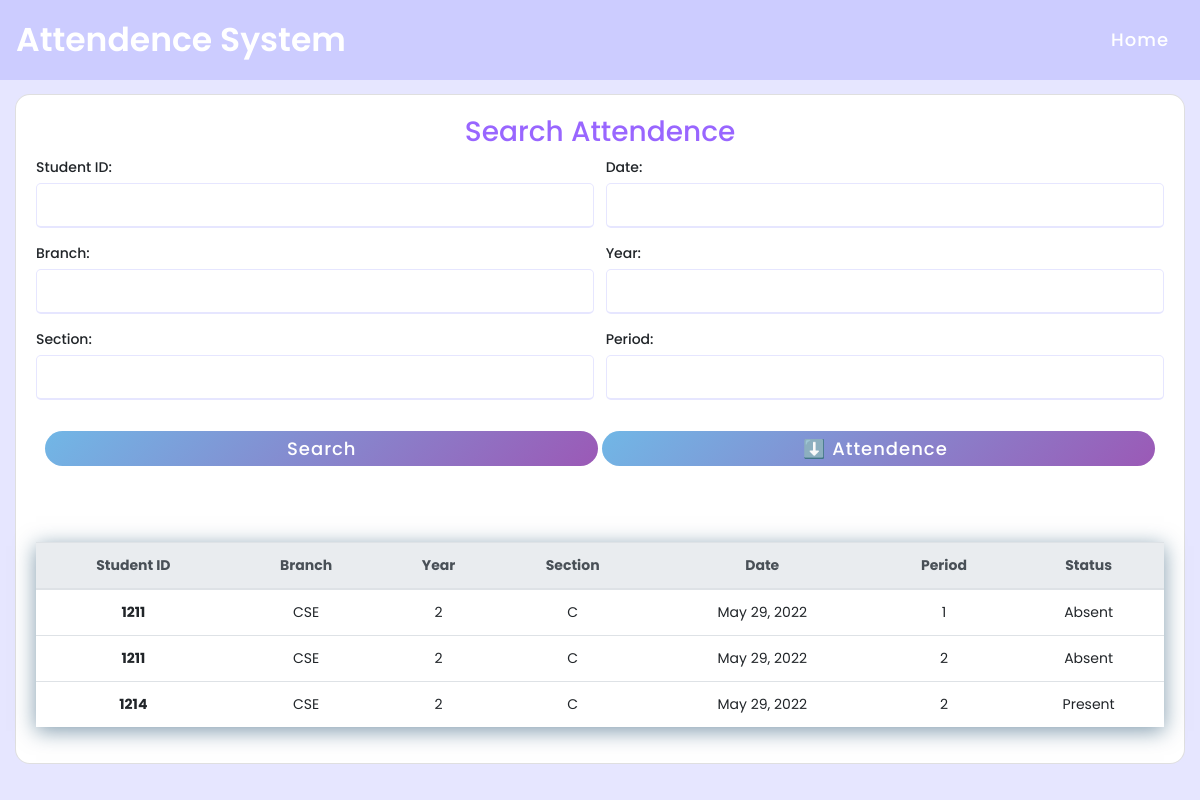
/searchattendence/, run on the app's committed database.
### attendence_sys/models.py (models this page shows, shortened)
class Attendence(models.Model):
    Faculty_Name = models.CharField(max_length=200, null=True, blank=True)
    Student_ID = models.CharField(max_length=200, null=True, blank=True)
    date = models.DateField(auto_now_add = True, null = True)
    time = models.TimeField(auto_now_add=True, null = True)
    branch = models.CharField(max_length=200, null = True)
    year = models.CharField(max_length=200, null = True)
    section = models.CharField(max_length=200, null = True)
    period = models.CharField(max_length=200, null = True)
    status = models.CharField(max_length=200, null = True, default='Absent')

### attendence_sys/views.py (the view)
# urls.py: path('searchattendence/', views.searchAttendence, name='searchattendence'),
def searchAttendence(request):
    global attendences
    attendences= Attendence.objects.all()       #gets all data from attendence_sys_attendence table
    myFilter = AttendenceFilter(request.GET, queryset=attendences)
    attendences = myFilter.qs       #filters data
    context = {'myFilter':myFilter, 'attendences': attendences, 'ta':False}
    return render(request, 'attendence_sys/attendence.html', context)

### attendence_sys/templates/attendence_sys/attendence.html (shortened to what this page needs)
{% extends 'attendence_sys/main.html' %}
{% load static %} {% block content %}
 {% if ta == False %}
<div class="card card-body">
    <center>
        <h3>Search Attendence</h3>
    </center>
    <form method="get">
        <div class="form-group">{{myFilter.form.as_p}}</div>
        <div class="button">
            <input type="submit" value="Search" />
            <a href="{% url 'export_excel' %}">
                <input type="button" value="⬇️ Attendence " />
            </a>
        </div>
        <br />
        <div class="row">
            <table class="table">
                <thead class="thead-light">
                    <tr id="header">
                        <th>Student ID</th>
                        <th>Branch</th>
                        <th>Year</th>
                        <th>Section</th>
                        <th>Date</th>
                        <th>Period</th>
                        <th>Status</th>
                    </tr>
                </thead>
                {% for attendence in attendences %}
                <tr>
                    <th data-title="Student_ID">{{ attendence.Student_ID }}</th>
                    <td data-title="Branch">{{ attendence.branch }}</td>
                    <td data-title="Year">{{ attendence.year }}</td>
                    <td data-title="Section">{{ attendence.section }}</td>
                    <td data-title="Date">{{ attendence.date }}</td>
                    <td data-title="Period">{{ attendence.period }}</td>
                    <td data-title="Status">{{ attendence.status }}</td>
                </tr>
                {% endfor %}
            </table>
        </div>
        {% endif %} {% endblock %}

### static/css/navbar.css (style rules this page uses)
* { margin: 0; padding: 0; box-sizing: border-box; font-family: 'Poppins', sans-serif; }

### static/css/main.css (style rules this page uses)
body { background-color: #e6e6ff !important; }
.form-group { display: flex; flex-wrap: wrap; justify-content: space-between; }
.form-group p { display: flex; flex-wrap: wrap; margin-bottom: 15px; flex-basis: 49.5%; }
h3 { color: #9966ff; }
.form-group p label { display: block; font-weight: 500; margin-bottom: 5px; }
.form-group p input { height: 45px; width: 100%; outline: none; border-radius: 5px; border: 1px solid #e6e6ff; padding-left: 15px; font-size: 16px; border-bottom-width: 2px; transition: all 0.3s ease; }
form .row { padding: 0; margin: 0; }
.button { height: 35px; margin: 15px 0px; text-align: center; }
.button input { height: 100%; width: 49%; font-size: 18px; font-weight: 500; letter-spacing: 1px; border: 0px; border-radius: 25px; color: white; background: linear-gradient(135deg, #71b7e6, #9b59b6); cursor: pointer; }

### static/css/attendance.css (style rules this page uses)
table { font-size: 14px; width: 100%; margin: 40px auto; box-shadow: 0px 4px 20px rgba(5, 57, 94, 0.5); -moz-boxshadow: 0px 4px 20px rgba(5, 57, 94, 0.5); -webkit-box-shadow: 0px 4px 20px rgba(5, 57, 94, 0.5); }
tr { text-align: center; }

### static/css/home.css (style rules this page uses)
.form-group select, .form-group input { border: 1px solid #e6e6ff; border-radius: 5px; }
.card.card-body { justify-content: center; border-radius: 15px; }

### data on the page
Attendence: Student_ID "1211", branch "CSE", year "2", section "C", date "May 29, 2022", period "1", status "Absent"
Attendence: Student_ID "1211", branch "CSE", year "2", section "C", date "May 29, 2022", period "2", status "Absent"
Attendence: Student_ID "1214", branch "CSE", year "2", section "C", date "May 29, 2022", period "2", status "Present"
